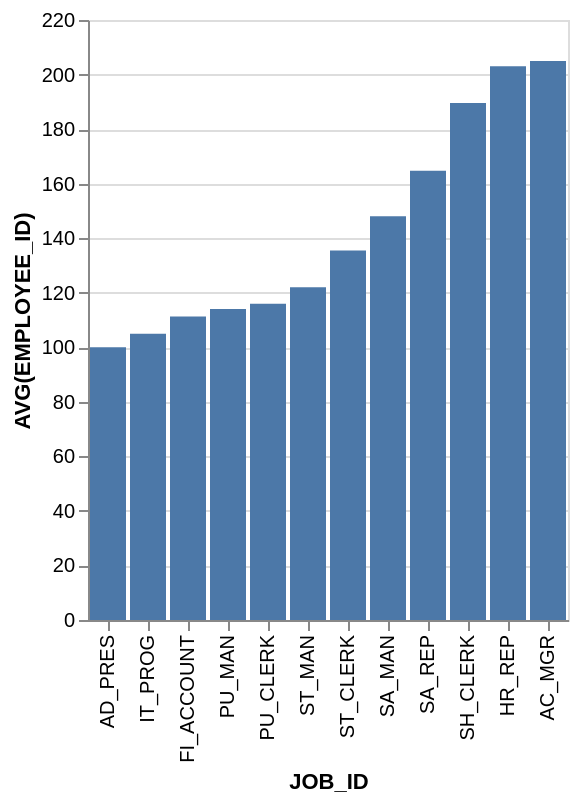

The Vega-Lite source for this figure:
### Vega-Lite specification from a JSON file in a GitHub repository (floating-point values rounded to 4 significant figures)
{"data": {"values": [{"x_data": "AD_PRES", "y_data": 100}, {"x_data": "IT_PROG", "y_data": 105}, {"x_data": "FI_ACCOUNT", "y_data": 111.2}, {"x_data": "PU_MAN", "y_data": 114}, {"x_data": "PU_CLERK", "y_data": 116}, {"x_data": "ST_MAN", "y_data": 122}, {"x_data": "ST_CLERK", "y_data": 135.4}, {"x_data": "SA_MAN", "y_data": 148}, {"x_data": "SA_REP", "y_data": 164.8}, {"x_data": "SH_CLERK", "y_data": 189.6}, {"x_data": "HR_REP", "y_data": 203}, {"x_data": "AC_MGR", "y_data": 205}]}, "mark": "bar", "encoding": {"x": {"field": "x_data", "type": "nominal", "title": "JOB_ID", "sort": {"op": "sum", "field": "y_data", "order": "ascending"}}, "y": {"field": "y_data", "type": "quantitative", "title": "AVG(EMPLOYEE_ID)"}}}
